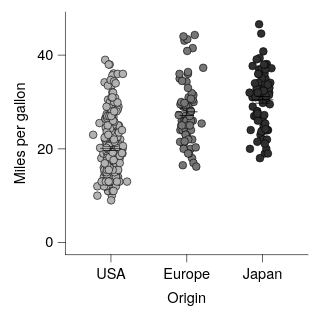

The Vega-Lite source for this figure:
### Vega-Lite specification from a JSON file in a GitHub repository (floating-point values rounded to 4 significant figures; data arrays with more than 128 entries replaced by an {"elided": "..."} marker saying what was removed)
{"background": null, "config": {"arc": {"fill": "#DBDBDB", "fillOpacity": 1.0, "innerRadius": 25.0, "padAngle": 0.03, "stroke": "black", "strokeOpacity": 1, "strokeWidth": 0.25}, "area": {"fill": "#DBDBDB", "fillOpacity": 1.0, "stroke": "black", "strokeOpacity": 1, "strokeWidth": 0.25}, "axis": {"domain": true, "domainCap": "round", "domainColor": "black", "domainWidth": 0.25, "grid": false, "gridCap": "round", "gridColor": "#F1F1F1", "gridDash": [0, 0], "gridOpacity": 1.0, "gridWidth": 0.25, "labelColor": "black", "labelFont": "Helvetica Neue, HelveticaNeue, Helvetica, Arial, sans-serif", "labelFontSize": 6, "labelFontStyle": "normal", "labelFontWeight": 400, "offset": 0, "ticks": true, "tickCap": "round", "tickColor": "black", "tickRound": false, "tickSize": 3, "tickWidth": 0.25, "titleColor": "black", "titleFont": "Helvetica Neue, HelveticaNeue, Helvetica, Arial, sans-serif", "titleFontSize": 6, "titleFontStyle": "normal", "titleFontWeight": 400}, "axisX": {"domain": true, "labelAlign": "center", "labelAngle": 0, "labels": true, "ticks": true, "translate": 0}, "axisY": {"domain": true, "labelAlign": "right", "labelAngle": 0, "labels": true, "ticks": true, "translate": 0}, "axisRight": {"domain": true, "labelAlign": "left", "labelAngle": 0, "labels": true, "ticks": true, "translate": 0}, "axisTop": {"domain": true, "labelAlign": "center", "labelAngle": 0, "labels": true, "ticks": true, "translate": 0}, "axisBand": {"tickOffset": 0}, "bar": {"fill": "#DBDBDB", "fillOpacity": 1.0, "stroke": "black", "strokeOpacity": 1, "strokeWidth": 0.25}, "boxplot": {"size": 9.0, "ticks": {"cornerRadius": 0.25, "fill": "black", "opacity": 1, "size": 4.5, "thickness": 0.25}, "box": {"fillOpacity": 1.0, "stroke": "black", "strokeOpacity": 1, "strokeWidth": 0.25}, "median": {"cornerRadius": 0, "fill": "black", "fillOpacity": 1.0, "opacity": 1, "size": 9.0, "thickness": 0.25}, "rule": {"fill": "black", "fillOpacity": 1.0, "size": 10.0, "stroke": "black", "strokeDash": [0, 0], "strokeOpacity": 1, "strokeWidth": 0.25}, "outliers": {"color": "black", "fill": "black", "fillOpacity": 1.0, "size": 0, "stroke": "black", "strokeOpacity": 1, "strokeWidth": 0.25}}, "circle": {"fill": "black", "fillOpacity": 1.0, "size": 1.25, "stroke": null, "strokeOpacity": 1, "strokeWidth": 0.25}, "errorband": {"band": {"fillOpacity": 0.6, "stroke": null, "strokeWidth": 0.25, "strokeOpacity": 1}, "borders": {"opacity": 0, "strokeOpacity": 1, "strokeWidth": 0.25}}, "errorbar": {"opacity": 1, "rule": {"strokeDash": [0, 0], "strokeWidth": 0.25}, "ticks": {"color": "black", "cornerRadius": 0.125, "opacity": 1, "size": 6.0, "thickness": 0.25}, "thickness": 0.25}, "font": "Helvetica Neue, HelveticaNeue, Helvetica, Arial, sans-serif", "geoshape": {"fill": "#DBDBDB", "fillOpacity": 1.0, "stroke": "black", "strokeOpacity": 1, "strokeWidth": 0.25}, "header": {"labelColor": "black", "labelFont": "Helvetica Neue, HelveticaNeue, Helvetica, Arial, sans-serif", "labelFontSize": 6, "labelFontStyle": "normal", "labelFontWeight": 400, "titleColor": "black", "titleFont": "Helvetica Neue, HelveticaNeue, Helvetica, Arial, sans-serif", "titleFontSize": 6, "titleFontStyle": "normal", "titleFontWeight": 400, "titlePadding": 0}, "legend": {"disable": false, "offset": 4.5, "titlePadding": 4, "labelOffset": 2, "gradientLabelOffset": 2, "columnPadding": 4, "rowPadding": 2, "gradientLength": 50.0, "gradientThickness": 5.0, "gradientOpacity": 1.0, "gradientStrokeColor": "black", "gradientStrokeWidth": 0.25, "labelColor": "black", "labelFont": "Helvetica Neue, HelveticaNeue, Helvetica, Arial, sans-serif", "labelFontSize": 6, "labelFontStyle": "normal", "labelFontWeight": 400, "strokeColor": "black", "strokeWidth": 0, "symbolSize": 36, "symbolStrokeColor": "black", "symbolStrokeWidth": 0.25, "titleColor": "black", "titleFont": "Helvetica Neue, HelveticaNeue, Helvetica, Arial, sans-serif", "titleFontSize": 6, "titleFontStyle": "normal", "titleFontWeight": 400}, "line": {"color": "black", "stroke": "black", "strokeCap": "butt", "strokeDash": [0, 0], "strokeOpacity": 1, "strokeWidth": 0.5}, "point": {"filled": true, "fill": "#DBDBDB", "fillOpacity": 1.0, "size": 5.0, "stroke": "black", "strokeOpacity": 1, "strokeWidth": 0.25}, "range": {"category": ["#B2B2B2", "#4A7CD3", "#008542", "#664CAF", "#509F98", "#636363", "#284F93", "#005226", "#382864", "#285753"], "diverging": {"scheme": ["#443E60", "#5F597E", "#7C759B", "#9994B6", "#B7B4CC", "#D6D5DC", "#F6F6F6", "#D1DAD9", "#A4C2BF", "#7AA9A4", "#578E89", "#37736E", "#1B5954"]}, "heatmap": {"scheme": ["#440154", "#472270", "#433E82", "#38598C", "#2C728E", "#238A8D", "#24A086", "#39B578", "#5DC862", "#96D646", "#CAE02D", "#FDE724"]}, "ordinal": {"scheme": ["#F1F1F1", "#DBDBDB", "#C6C6C6", "#B2B2B2", "#9D9D9D", "#898989", "#767676", "#636363", "#515151", "#404040", "#2F2F2F", "#1F1F1F"]}, "ramp": {"scheme": ["#440154", "#472270", "#433E82", "#38598C", "#2C728E", "#238A8D", "#24A086", "#39B578", "#5DC862", "#96D646", "#CAE02D", "#FDE724"]}}, "rule": {"color": "black", "stroke": "black", "strokeCap": "round", "strokeDash": [2, 2], "strokeOpacity": 1, "strokeWidth": 0.25}, "scale": {"barBandPaddingInner": 0.1, "rectBandPaddingInner": 0, "tickBandPaddingInner": 0.1, "bandPaddingOuter": 0.1, "bandWithNestedOffsetPaddingInner": 0.2, "bandWithNestedOffsetPaddingOuter": 0.2, "offsetBandPaddingInner": 0, "offsetBandPaddingOuter": 0, "continuousPadding": 5.0, "round": false}, "rect": {"fill": "#DBDBDB", "fillOpacity": 1.0, "stroke": "black", "strokeOpacity": 1, "strokeWidth": 0.25}, "square": {"fill": "#DBDBDB", "fillOpacity": 1.0, "size": 10.0, "stroke": "black", "strokeOpacity": 1, "strokeWidth": 0.25}, "text": {"color": "black", "font": "Helvetica Neue, HelveticaNeue, Helvetica, Arial, sans-serif", "fontSize": 6, "fontStyle": "normal", "fontWeight": 400}, "tick": {"color": "black", "cornerRadius": 0.125, "opacity": 1.0, "size": 9.0, "thickness": 0.25}, "title": {"anchor": "middle", "frame": "group", "color": "black", "font": "Helvetica Neue, HelveticaNeue, Helvetica, Arial, sans-serif", "fontSize": 6, "fontStyle": "normal", "fontWeight": 400, "subtitleColor": "black", "subtitleFont": "Helvetica Neue, HelveticaNeue, Helvetica, Arial, sans-serif", "subtitleFontSize": 6, "subtitleFontStyle": "normal", "subtitleFontWeight": 400}, "trail": {"color": "black", "opacity": 1, "size": 0.5}, "view": {"continuousWidth": 100, "continuousHeight": 100, "discreteWidth": 100, "discreteHeight": 100, "fill": null, "stroke": null, "strokeWidth": 0.25}}, "layer": [{"data": {"name": "data-5a85ede2053d4aec77293cfb476ae07b"}, "mark": {"type": "circle", "opacity": 1.0, "size": 10.0, "stroke": "black", "strokeOpacity": 1, "strokeWidth": 0.25}, "encoding": {"color": {"field": "Origin", "legend": null, "scale": {"domain": ["USA", "Europe", "Japan"], "range": ["#B2B2B2", "#767676", "#2F2F2F", "#A5BEE8", "#396CC5", "#11274E", "#008542", "#00622F", "#003315", "#B3ABDE", "#664CAF", "#2A1D4D", "#5AB3AB", "#3B7A74", "#173633"]}, "sort": ["USA", "Europe", "Japan"], "title": null, "type": "nominal"}, "x": {"axis": {}, "field": "Origin", "scale": {"domain": ["USA", "Europe", "Japan"]}, "sort": ["USA", "Europe", "Japan"], "title": "Origin", "type": "nominal"}, "xOffset": {"field": "jitter_x", "scale": {"domain": [-7.33, 7.33], "range": [5.17, 19.83]}, "type": "quantitative"}, "y": {"field": "Miles_per_Gallon", "title": "Miles per gallon", "type": "quantitative", "scale": {"nice": false}}}}, {"data": {"name": "data-64e7897fd8423deef5c97d660b6d3367"}, "mark": {"type": "errorbar"}, "encoding": {"x": {"axis": {}, "field": "Origin", "scale": {"domain": ["USA", "Europe", "Japan"]}, "sort": ["USA", "Europe", "Japan"], "title": "Origin", "type": "nominal"}, "y": {"field": "__mean", "title": "Miles per gallon", "type": "quantitative", "scale": {"nice": false}}, "yError": {"field": "__error"}}}, {"data": {"name": "data-64e7897fd8423deef5c97d660b6d3367"}, "mark": {"type": "tick"}, "encoding": {"x": {"axis": {}, "field": "Origin", "scale": {"domain": ["USA", "Europe", "Japan"]}, "sort": ["USA", "Europe", "Japan"], "title": "Origin", "type": "nominal"}, "y": {"field": "__mean", "title": "Miles per gallon", "type": "quantitative", "scale": {"nice": false}}}}], "$schema": "https://vega.github.io/schema/vega-lite/v6.4.1.json", "datasets": {"data-5a85ede2053d4aec77293cfb476ae07b": {"elided": "398 records"}, "data-64e7897fd8423deef5c97d660b6d3367": [{"Origin": "USA", "__mean": 20.08, "__error": 0.4058, "__dysonsphere__": 1}, {"Origin": "Japan", "__mean": 30.45, "__error": 0.6852, "__dysonsphere__": 1}, {"Origin": "Europe", "__mean": 27.89, "__error": 0.8037, "__dysonsphere__": 1}]}}
